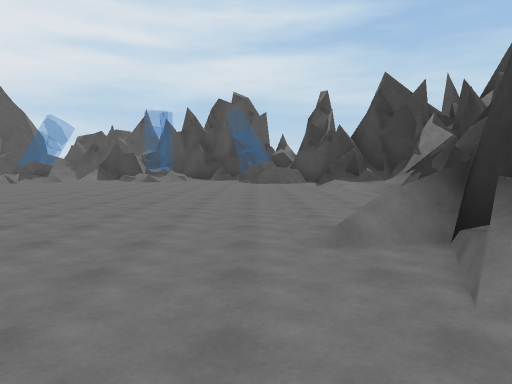
View 1 (above)

20 first-person views from a walk through a 3-D level made in the Unity game engine. The camera is 1.5 m above the floor, tilts 4° down and sees 70° across. The floor is counted in squares, 2 m on a side. Each view is taken from the middle of a square. On the plan, view 1 faces up. The plan holds only what a view shows up to about 11 squares ahead; the rest is blank. The place goes on beyond the plan.

View 2
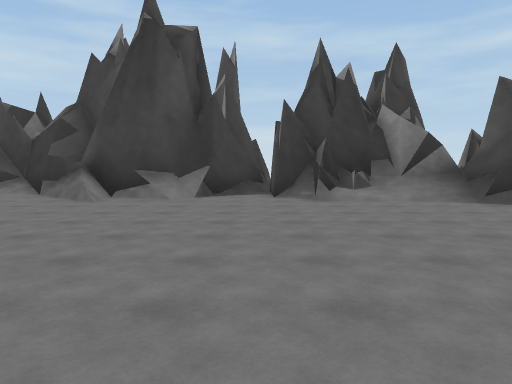

View 3
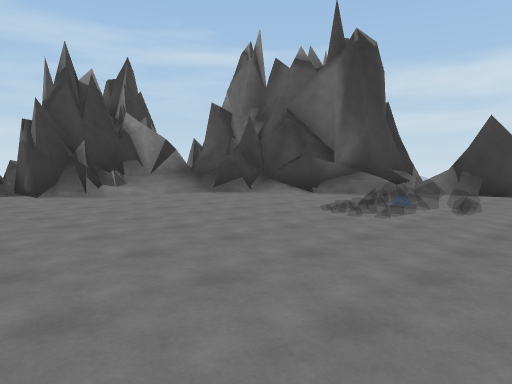

View 4
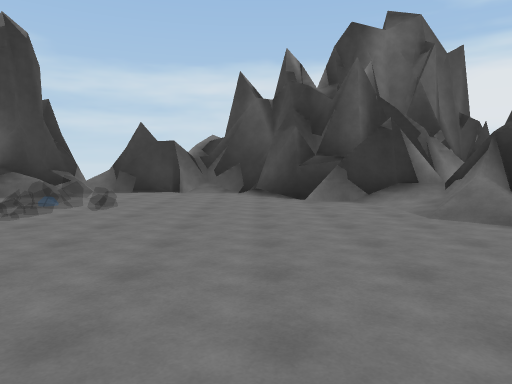

View 5
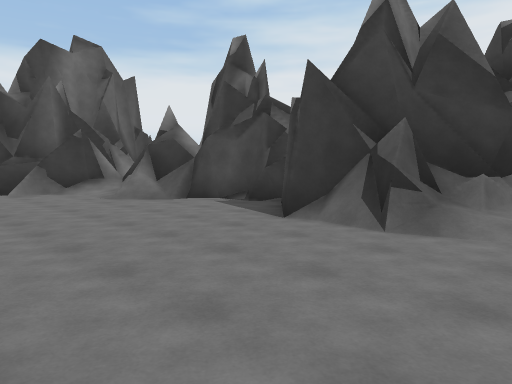

View 6
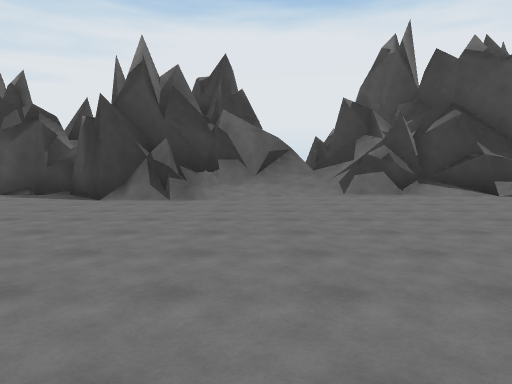

View 7
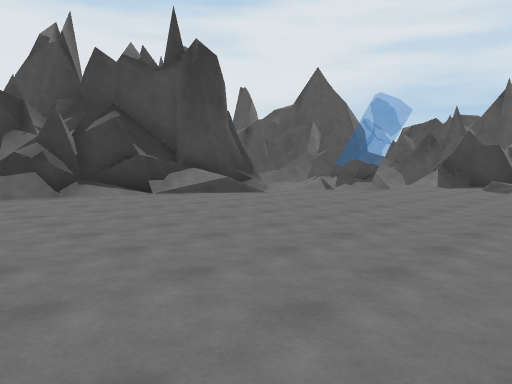

View 8
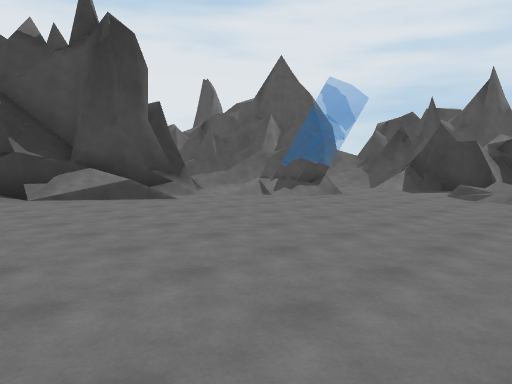

View 9
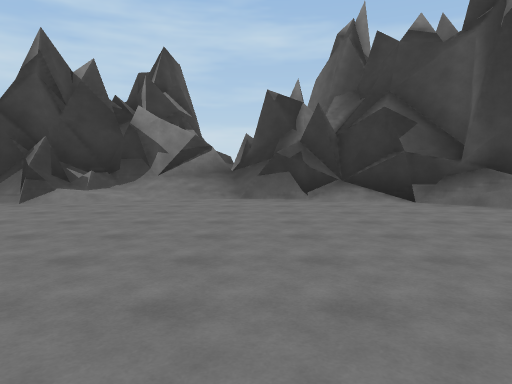

View 10
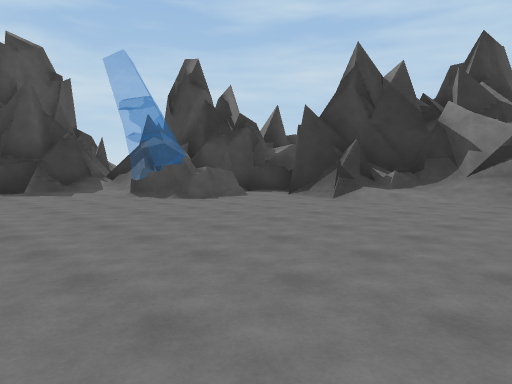

View 11
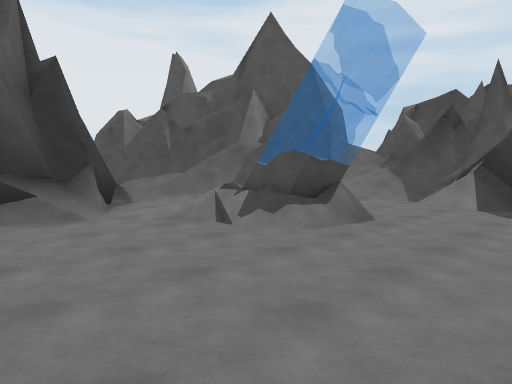

View 12
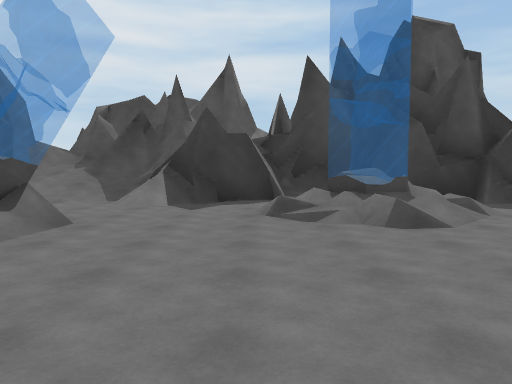

View 13
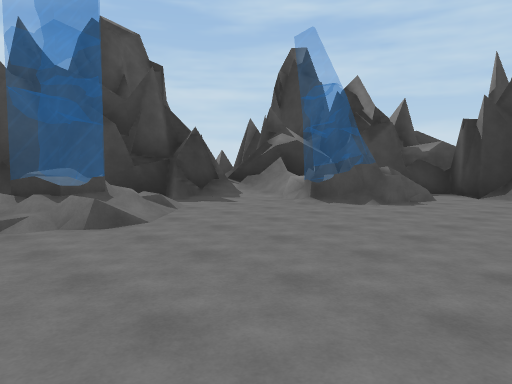

View 14
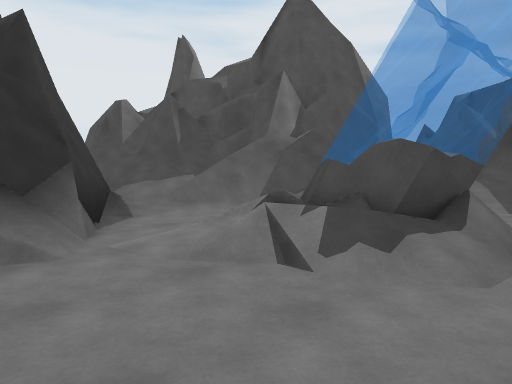

View 15
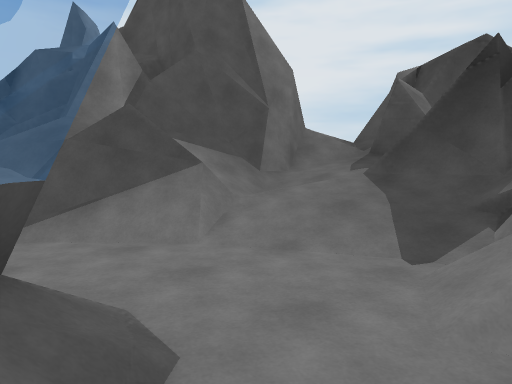

View 16
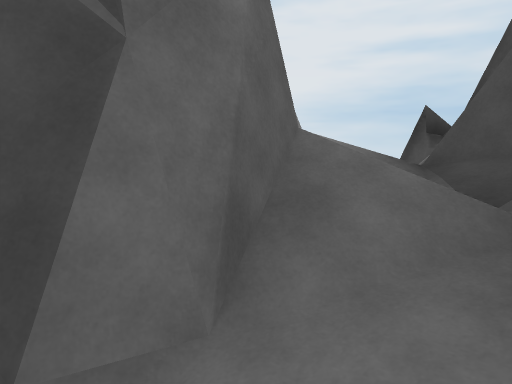

View 17
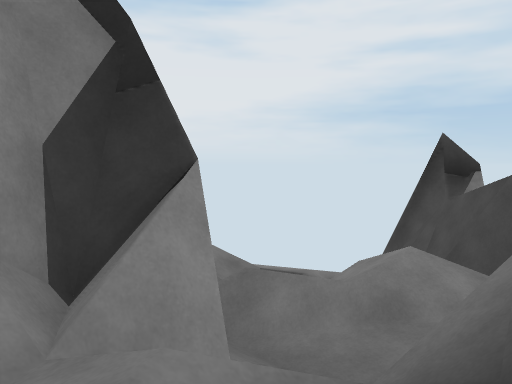

View 18
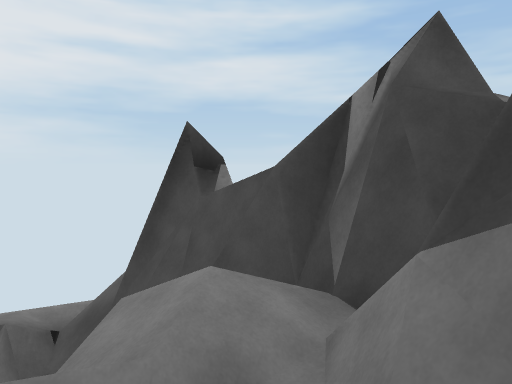

View 19
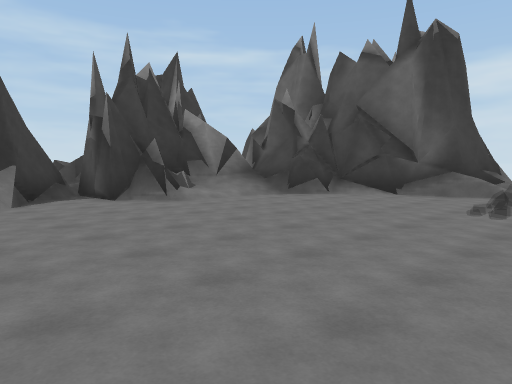

View 20
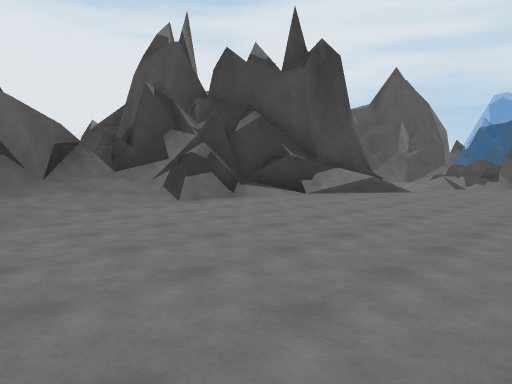

### Floor plan
Key: @ floor where view 1 was taken; # wall or solid block; . floor; / step, stairs or slope; = window, fence, low wall or low ledge; v drop or lower ground.
Columns run from 16 left of view 1 to 6 right of it. Each row starts with its distance up from view 1.
 30 v##
 29 v###
 28   ##
 27  //#
 26  //###
 25  #//##
 24  ##/###
 23   #//###   #
 22   #////##  ####
 21 ####///###=#######
 20 ###=/../.. = ...###
 19 #==/.....//=//..==#
 18 #//  ==..////...==##
 17 #//./=/.........===##
 16 ###.///.........==..#
 15   ##/..............##
 14    #...............###
 13    #=............../##
 12  ###...............//#
 11  ##/................/##
 10 ##/.................//#
  9 ###.................#/#
  8 #/#.................//#
  7 #//................/###
  6 #//................###
  5 ##//...............##
  4  #=/..............###
  3  ###=.............##
  2   ##............../#
  1   ##............../##
  0   #.............@../#
 -1  ##............../###
 -2   #/............./##
 -3   #//...... .....//#
 -4   ##/...... .....//#
 -5    #/.....  ....#//#
 -6    ###=......../####
 -7    ####.....=####
 -8       ##....=#
 -9        #######

Where each view was taken, in squares from view 1:
view 1: 0 up, 0 right, facing up
view 2: 0 up, 7 left, facing right
view 3: 2 up, 8 left, facing down-right
view 4: 2 up, 9 left, facing down
view 5: 5 up, 8 left, facing down-left
view 6: 5 up, 4 left, facing left
view 7: 6 up, 4 left, facing up-left
view 8: 9 up, 4 left, facing up-left
view 9: 9 up, 5 left, facing right
view 10: 9 up, 5 left, facing up-right
view 11: 13 up, 7 left, facing up-left
view 12: 13 up, 7 left, facing up
view 13: 13 up, 7 left, facing up-right
view 14: 14 up, 9 left, facing up-left
view 15: 18 up, 9 left, facing up-left
view 16: 22 up, 12 left, facing up-left
view 17: 24 up, 13 left, facing up-left
view 18: 25 up, 14 left, facing up
view 19: 3 up, 6 left, facing down-right
view 20: 3 up, 7 left, facing up-left
